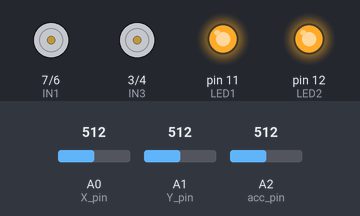
Recording of a sketch running on a simulated Arduino Uno, built with avr-gcc and run on an emulated ATmega328P. On the bench: motor-driver pin pairs drawn as motors (green arrow = first pin HIGH = forward, orange = second pin HIGH = backward, longer = more drive, scaled by the enable pin), output pins drawn as LEDs (lit = HIGH). The inputs (shaded band) are chosen by the test bench; at power-on: A0 (X_pin) = 512, A1 (Y_pin) = 512, A2 (acc_pin) = 512.

Above: at 1.2 s.
1.3 s: A0 (X_pin) set to 566
2.8 s: A0 (X_pin) set to 592
At 3.2 s:
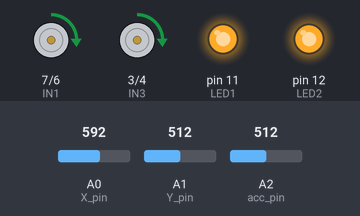
4.3 s: A1 (Y_pin) set to 532
At 5.5 s:
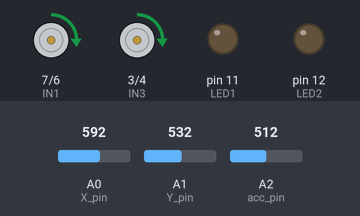
5.8 s: A1 (Y_pin) set to 564
7.3 s: A1 (Y_pin) set to 587
At 7.8 s:
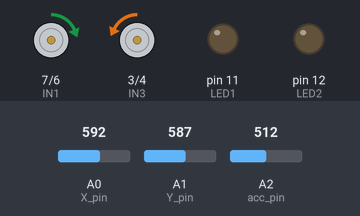
8.8 s: A1 (Y_pin) set to 306
At 10.1 s:
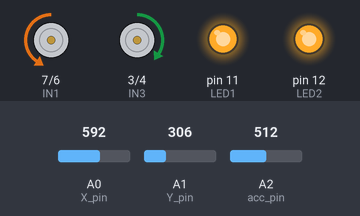
Timing chart, 0 to 11.3 s (numbered marks = the images above; inputs shaded):
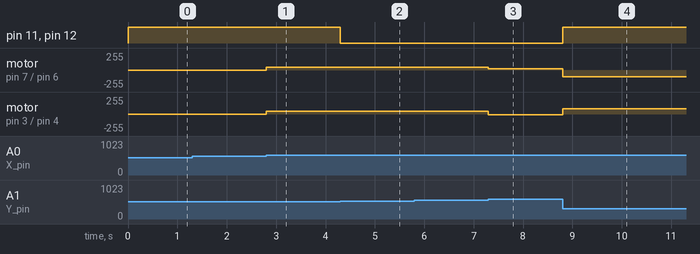

The sketch:

MP-JoystickCar-Libs-final.ino
```cpp
#define ENA 9
#define ENB 10
#define IN1 7
#define IN2 6
#define IN3 3
#define IN4 4
#define LED1 11
#define LED2 12
float x,y;
const int X_pin = 0; // analog pin connected to X output
const int Y_pin = 1; // analog pin connected to Y output
const int acc_pin = 2;

int stateIN1=LOW;
int stateIN2=LOW;
int stateIN3=LOW;
int stateIN4=LOW;
int powerA=0;
int powerB=0;

void setup() {
  pinMode(ENA,OUTPUT);
  pinMode(ENB,OUTPUT);
  pinMode(IN1,OUTPUT);
  pinMode(IN2,OUTPUT);
  pinMode(IN3,OUTPUT);
  pinMode(IN4,OUTPUT);
  pinMode(LED1,OUTPUT);
  pinMode(LED2,OUTPUT);
  Serial.begin(9600);
}

void loop() {
  MotorSetup();
  Accelerometru();
}

void MotorSetup() {
  x = analogRead(X_pin)/2 - 256;
  y = analogRead(Y_pin)/2 - 256;

  if(y < -30) {
    stateIN1=LOW;
    stateIN2=HIGH;
    stateIN3=HIGH;
    stateIN4=LOW;               // setarea directiei inapoi
    if(x < -30) {
      powerA = abs(y)/(-x/127+1)-1;
      powerB = abs(y)-1;// inapoi-stanga

    }
    else if(x > 30) {

      powerA = abs(y)-1;             // inapoi-dreapta
      powerB = abs(y)/(x/127+1)-1;
    }
    else {

      powerA = abs(y)-1;             // inapoi
      powerB = abs(y)-1;
    }
  }
  else if(y > 30) {
    stateIN1=HIGH;
    stateIN2=LOW;
    stateIN3=LOW;
    stateIN4=HIGH;        // setarea directiei inainte
    if(x < -30) {
      powerA = (y/(-x/127+1))/2;  // inainte-stanga
      powerB = y/2;
    }
    else if(x > 30) {
      powerA = y/2;               // inainte-dreapta
      powerB = (y/(x/127+1))/2;
    }
    else {
      powerA = y/2;               // inainte
      powerB = y/2;
    }
  }
  else if(x < -30) {
    stateIN1=LOW;
    stateIN2=HIGH;
    stateIN3=LOW;
    stateIN4=HIGH;         // setarea directiei in stanga
    powerA = abs(x);
    powerB = abs(x);
  }
  else if(x > 30) {
    stateIN1=HIGH;
    stateIN2=LOW;
    stateIN3=HIGH;
    stateIN4=LOW;         // setarea directiei in dreapta
    powerA = x;
    powerB = x;
  }
  else {
    stateIN1=LOW;
    stateIN2=LOW;
    stateIN3=LOW;
    stateIN4=LOW;         // Starea de repaos
  }
  digitalWrite(IN1,stateIN1);
  digitalWrite(IN2,stateIN2);
  digitalWrite(IN3,stateIN3);
  digitalWrite(IN4,stateIN4);
  analogWrite(ENA,powerA);
  analogWrite(ENB,powerB);
}

void Accelerometru() {
  int x = analogRead(acc_pin);

  if((((float)x - 331.5)/65*9.8)>2.2&&(y<=0)) { // conditia pentru aprinderea ledurilor
    digitalWrite(LED1,HIGH);
    digitalWrite(LED2,HIGH);
  }
  else {
    digitalWrite(LED1,LOW);
    digitalWrite(LED2,LOW);
  }
}
```

Measured:
- the behaviour switches between 573 and 574 on A0 (X_pin) (found by bisection; images 0 and 1)
- the behaviour switches between 513 and 514 on A1 (Y_pin) (found by bisection; images 1 and 2)
- the behaviour switches between 573 and 574 on A1 (Y_pin) (found by bisection; images 2 and 3)
- after the input at 1.3 s, every drawn part: stays the same
- after the input at 2.8 s, motor on pin 7 (IN1) / pin 6 (IN2), motor on pin 3 (IN3) / pin 4 (IN4): stopped → forward 40/255 at once
- after the input at 4.3 s, pin 11 (LED1), pin 12 (LED2): HIGH → LOW at once
- after the input at 5.8 s, every drawn part: stays the same
- after the input at 7.3 s, motor on pin 7 (IN1) / pin 6 (IN2): forward 40/255 → forward 18/255 at once; motor on pin 3 (IN3) / pin 4 (IN4): forward 40/255 → backward 14/255 at once
- after the input at 8.8 s, pin 11 (LED1), pin 12 (LED2): LOW → HIGH at once; motor on pin 7 (IN1) / pin 6 (IN2): forward 18/255 → backward 102/255 at once; motor on pin 3 (IN3) / pin 4 (IN4): backward 14/255 → forward 77/255 at once
